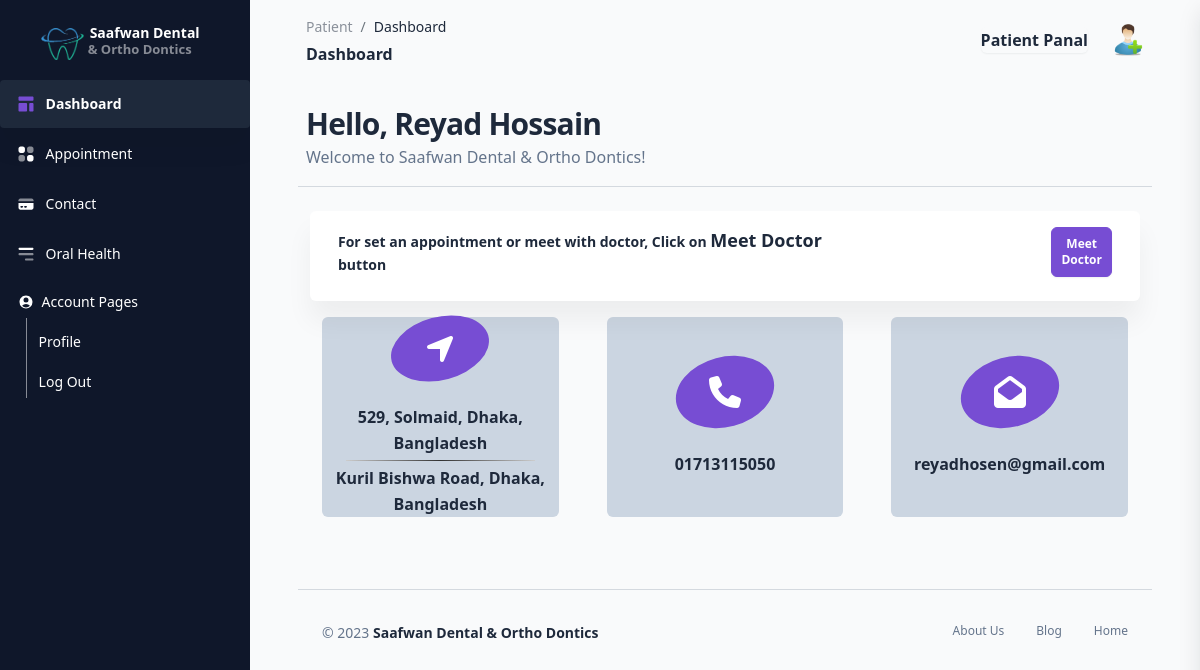
/View/patient/dashboard.php (signed in), run on an earlier commit of the app's database.
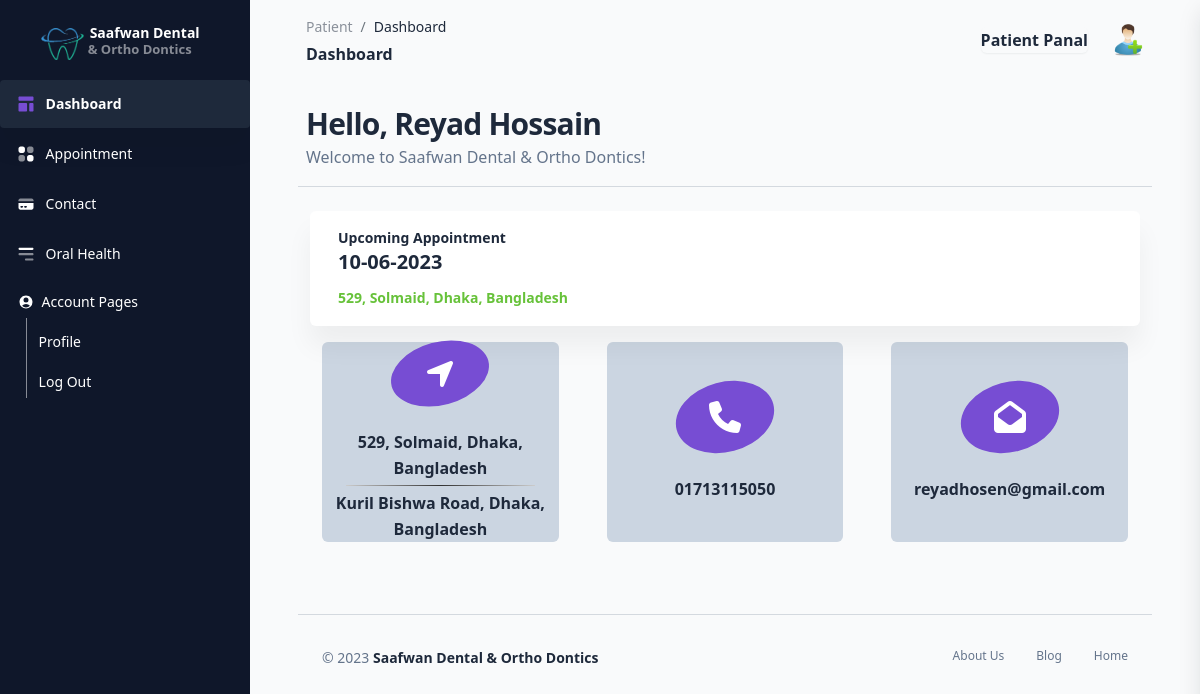
And on a later commit of the database.
### tables this page shows
CREATE TABLE `appointments` (
  `id` int(11) NOT NULL,
  `user` varchar(20) NOT NULL,
  `chamber` int(11) DEFAULT NULL,
  `appointment_at` date DEFAULT NULL,
  `created_at` date DEFAULT NULL,
  `cancel_at` date DEFAULT NULL,
  `status` varchar(10) DEFAULT NULL,
  `patient_id` int(11) DEFAULT NULL
);

CREATE TABLE `doctors` (
  `id` int(11) NOT NULL,
  `name` varchar(50) NOT NULL,
  `email` varchar(50) NOT NULL,
  `phone` varchar(20) NOT NULL,
  `password` varchar(20) NOT NULL,
  `created_at` date DEFAULT NULL,
  `deleted_at` date DEFAULT NULL,
  `chamber1` varchar(250) NOT NULL,
  `chamber2` varchar(250) DEFAULT NULL
);

### View/components/patientSidebar.php (called while the page is built, shortened)
<?php
$db = connect();
$doc = $db->query("SELECT * FROM doctors WHERE id = 1")->fetch_assoc();
$appointmentPending = $db->query("SELECT patients.*, appointments.* FROM appointments INNER JOIN patients ON appointments.patient_id = patients.id WHERE appointments.patient_id = " . $_SESSION['id'] . " AND appointments.status = 'pending' AND appointments.user = 'patient'")->fetch_assoc();
$appointmentConfirm = $db->query("SELECT patients.*, appointments.* FROM appointments INNER JOIN patients ON appointments.patient_id = patients.id WHERE appointments.patient_id = " . $_SESSION['id'] . " AND appointments.status = 'pending' AND appointments.user = 'doctor'")->fetch_assoc();
?>

### View/patient/dashboard.php (the view, shortened to what the changed rows need)
<!DOCTYPE html>
<html lang="en">
<head>
    <link href="../../assets/css/nucleo-icons.css" rel="stylesheet" />
    <link href="../../assets/css/nucleo-svg.css" rel="stylesheet" />
    <link href="../../assets/css/nucleo-svg.css" rel="stylesheet" />
    <link id="pagestyle" href="../../assets/css/corporate-ui-dashboard.css?v=1.0.0" rel="stylesheet" />
</head>
<body class="g-sidenav-show bg-gray-100">
        <?php include("../components/patientSidebar.php"); ?>
    <main class="main-content position-relative border-radius-lg ">
        <div class="container-fluid py-4 px-5">
            <div class="container-fluid py-2">
                <div class='row my-3'>
                    <div class='card'>
                        <div class='card-body'>
                            <div class='row'>
                                <div class='col-8'>
                                    <div class='numbers'>
                                        <p class='text-dark text-sm mb-0 font-weight-bold'>
                                            <?php
                                            if ($appointmentConfirm["name"] != "")
                                                echo "Upcoming Appointment";
                                            else if ($appointmentPending["name"] != "")
                                                echo "Please wait for Doctor confirmation. Appointment Pending...";
                                            else
                                                echo "For set an appointment or meet with doctor, Click on <b class='text-lg'>Meet Doctor</b> button";
                                            ?>
                                        </p>
                                        <h5 class='font-weight-bolder'>
                                            <?php
                                            if ($appointmentConfirm["name"] != "")
                                                echo date('d-m-Y', strtotime($appointmentConfirm["appointment_at"]));
                                            ?>
                                        </h5>
                                        <p class='mb-0'>
                                            <span class='text-success text-sm font-weight-bolder'>
                                                <?php
                                                if ($appointmentConfirm["name"] != "")
                                                    echo $doc["chamber" . $appointmentConfirm["chamber"] . ""];
                                                ?>
                                            </span>
                                        </p>
                                    </div>
                                </div>
                                <div class='col-4 text-end'>
                                    <div class='shadow-primary text-center'>
                                        <?php
                                        if ($appointmentPending["name"] != "") {
                                            echo "
                                                <a href='../../Controller/patient/appointmentCancelController.php?appointment=" . $appointmentPending['id'] . "' type='button' class='btn btn-danger btn-sm  btn-icon d-flex justify-content-center ms-md-auto mb-2 mr-4 p-2 w-lg-25 w-md-25'>
                                                    <span class='btn-inner--text text-center'>Cancel</span>
                                                </a>
                                            ";
                                        } else if ($appointmentPending["name"] == "" && $appointmentConfirm["name"] == "") {
                                            echo "
                                                <a type='button' href='../../Controller/patient/appointmentNowController.php?id=" . $_SESSION['id'] . "' class='btn btn-primary btn-sm  btn-icon d-flex justify-content-center ms-md-auto mb-2 mr-4 p-2 w-lg-25 w-md-25'>
                                                    <span class='btn-inner--text'>Meet Doctor</span>
                                                </a>
                                            ";
                                        }
                                        ?>
                                    </div>
                                </div>
                            </div>
                        </div>
                    </div>
                </div>
            </div>
        </div>
    </main>
</body>
</html>

What changed in the data, as far as the page shows it:
added appointments: appointment_at "10-06-2023", chamber.chamber1 "529, Solmaid, Dhaka, Bangladesh"
Also different on the page:
text no longer shown: "For set an appointment or meet with doctor, Click on Meet Doctor button Meet Doctor"
text now shown: "Upcoming Appointment"
